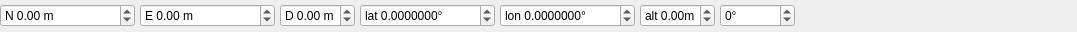
<?xml version="1.0" encoding="UTF-8"?>
<ui version="4.0">
 <class>QGCMissionNavWaypoint</class>
 <widget class="QWidget" name="QGCMissionNavWaypoint">
  <property name="geometry">
   <rect>
    <x>0</x>
    <y>0</y>
    <width>1077</width>
    <height>32</height>
   </rect>
  </property>
  <property name="sizePolicy">
   <sizepolicy hsizetype="Preferred" vsizetype="Preferred">
    <horstretch>0</horstretch>
    <verstretch>0</verstretch>
   </sizepolicy>
  </property>
  <property name="minimumSize">
   <size>
    <width>0</width>
    <height>0</height>
   </size>
  </property>
  <property name="windowTitle">
   <string>Form</string>
  </property>
  <property name="styleSheet">
   <string notr="true"/>
  </property>
  <layout class="QHBoxLayout" name="horizontalLayout">
   <property name="spacing">
    <number>5</number>
   </property>
   <property name="leftMargin">
    <number>0</number>
   </property>
   <property name="topMargin">
    <number>0</number>
   </property>
   <property name="rightMargin">
    <number>0</number>
   </property>
   <property name="bottomMargin">
    <number>0</number>
   </property>
   <item>
    <widget class="QDoubleSpinBox" name="posNSpinBox">
     <property name="sizePolicy">
      <sizepolicy hsizetype="Expanding" vsizetype="Fixed">
       <horstretch>0</horstretch>
       <verstretch>0</verstretch>
      </sizepolicy>
     </property>
     <property name="minimumSize">
      <size>
       <width>135</width>
       <height>0</height>
      </size>
     </property>
     <property name="maximumSize">
      <size>
       <width>135</width>
       <height>16777215</height>
      </size>
     </property>
     <property name="focusPolicy">
      <enum>Qt::WheelFocus</enum>
     </property>
     <property name="toolTip">
      <string>Position X coordinate</string>
     </property>
     <property name="statusTip">
      <string>Position X corrdinate</string>
     </property>
     <property name="wrapping">
      <bool>false</bool>
     </property>
     <property name="frame">
      <bool>true</bool>
     </property>
     <property name="accelerated">
      <bool>true</bool>
     </property>
     <property name="keyboardTracking">
      <bool>false</bool>
     </property>
     <property name="prefix">
      <string>N </string>
     </property>
     <property name="suffix">
      <string> m</string>
     </property>
     <property name="minimum">
      <double>-10000.000000000000000</double>
     </property>
     <property name="maximum">
      <double>10000.000000000000000</double>
     </property>
     <property name="singleStep">
      <double>0.050000000000000</double>
     </property>
    </widget>
   </item>
   <item>
    <widget class="QDoubleSpinBox" name="posESpinBox">
     <property name="sizePolicy">
      <sizepolicy hsizetype="Expanding" vsizetype="Fixed">
       <horstretch>0</horstretch>
       <verstretch>0</verstretch>
      </sizepolicy>
     </property>
     <property name="minimumSize">
      <size>
       <width>135</width>
       <height>0</height>
      </size>
     </property>
     <property name="maximumSize">
      <size>
       <width>135</width>
       <height>16777215</height>
      </size>
     </property>
     <property name="focusPolicy">
      <enum>Qt::WheelFocus</enum>
     </property>
     <property name="toolTip">
      <string>Position Y/Longitude coordinate</string>
     </property>
     <property name="statusTip">
      <string>Position Y/Longitude coordinate</string>
     </property>
     <property name="keyboardTracking">
      <bool>false</bool>
     </property>
     <property name="prefix">
      <string>E </string>
     </property>
     <property name="suffix">
      <string> m</string>
     </property>
     <property name="minimum">
      <double>-10000.000000000000000</double>
     </property>
     <property name="maximum">
      <double>10000.000000000000000</double>
     </property>
     <property name="singleStep">
      <double>0.050000000000000</double>
     </property>
     <property name="value">
      <double>0.000000000000000</double>
     </property>
    </widget>
   </item>
   <item>
    <widget class="QDoubleSpinBox" name="posDSpinBox">
     <property name="sizePolicy">
      <sizepolicy hsizetype="Expanding" vsizetype="Fixed">
       <horstretch>0</horstretch>
       <verstretch>0</verstretch>
      </sizepolicy>
     </property>
     <property name="minimumSize">
      <size>
       <width>75</width>
       <height>0</height>
      </size>
     </property>
     <property name="maximumSize">
      <size>
       <width>75</width>
       <height>16777215</height>
      </size>
     </property>
     <property name="focusPolicy">
      <enum>Qt::WheelFocus</enum>
     </property>
     <property name="toolTip">
      <string>Position Z coordinate (local frame, negative)</string>
     </property>
     <property name="statusTip">
      <string/>
     </property>
     <property name="keyboardTracking">
      <bool>false</bool>
     </property>
     <property name="prefix">
      <string>D </string>
     </property>
     <property name="suffix">
      <string> m</string>
     </property>
     <property name="minimum">
      <double>-10000.000000000000000</double>
     </property>
     <property name="maximum">
      <double>10000.000000000000000</double>
     </property>
     <property name="singleStep">
      <double>0.050000000000000</double>
     </property>
    </widget>
   </item>
   <item>
    <widget class="QDoubleSpinBox" name="latSpinBox">
     <property name="sizePolicy">
      <sizepolicy hsizetype="Expanding" vsizetype="Fixed">
       <horstretch>0</horstretch>
       <verstretch>0</verstretch>
      </sizepolicy>
     </property>
     <property name="minimumSize">
      <size>
       <width>135</width>
       <height>0</height>
      </size>
     </property>
     <property name="maximumSize">
      <size>
       <width>135</width>
       <height>16777215</height>
      </size>
     </property>
     <property name="focusPolicy">
      <enum>Qt::WheelFocus</enum>
     </property>
     <property name="toolTip">
      <string>Latitude in degrees</string>
     </property>
     <property name="statusTip">
      <string>Latitude in degrees</string>
     </property>
     <property name="keyboardTracking">
      <bool>false</bool>
     </property>
     <property name="prefix">
      <string>lat </string>
     </property>
     <property name="suffix">
      <string>°</string>
     </property>
     <property name="decimals">
      <number>7</number>
     </property>
     <property name="minimum">
      <double>-90.000000000000000</double>
     </property>
     <property name="maximum">
      <double>90.000000000000000</double>
     </property>
     <property name="singleStep">
      <double>0.000010000000000</double>
     </property>
    </widget>
   </item>
   <item>
    <widget class="QDoubleSpinBox" name="lonSpinBox">
     <property name="sizePolicy">
      <sizepolicy hsizetype="Expanding" vsizetype="Fixed">
       <horstretch>0</horstretch>
       <verstretch>0</verstretch>
      </sizepolicy>
     </property>
     <property name="minimumSize">
      <size>
       <width>135</width>
       <height>0</height>
      </size>
     </property>
     <property name="maximumSize">
      <size>
       <width>135</width>
       <height>16777215</height>
      </size>
     </property>
     <property name="focusPolicy">
      <enum>Qt::WheelFocus</enum>
     </property>
     <property name="toolTip">
      <string>Longitude in degrees</string>
     </property>
     <property name="statusTip">
      <string>Longitude in degrees</string>
     </property>
     <property name="keyboardTracking">
      <bool>false</bool>
     </property>
     <property name="prefix">
      <string>lon </string>
     </property>
     <property name="suffix">
      <string>°</string>
     </property>
     <property name="decimals">
      <number>7</number>
     </property>
     <property name="minimum">
      <double>-180.000000000000000</double>
     </property>
     <property name="maximum">
      <double>180.000000000000000</double>
     </property>
     <property name="singleStep">
      <double>0.000010000000000</double>
     </property>
    </widget>
   </item>
   <item>
    <widget class="QDoubleSpinBox" name="altSpinBox">
     <property name="sizePolicy">
      <sizepolicy hsizetype="Expanding" vsizetype="Fixed">
       <horstretch>0</horstretch>
       <verstretch>0</verstretch>
      </sizepolicy>
     </property>
     <property name="minimumSize">
      <size>
       <width>75</width>
       <height>0</height>
      </size>
     </property>
     <property name="maximumSize">
      <size>
       <width>75</width>
       <height>16777215</height>
      </size>
     </property>
     <property name="toolTip">
      <string>Altitude in meters</string>
     </property>
     <property name="statusTip">
      <string>Altitude in meters</string>
     </property>
     <property name="keyboardTracking">
      <bool>false</bool>
     </property>
     <property name="prefix">
      <string>alt </string>
     </property>
     <property name="suffix">
      <string>m</string>
     </property>
     <property name="decimals">
      <number>2</number>
     </property>
     <property name="minimum">
      <double>-100000.000000000000000</double>
     </property>
     <property name="maximum">
      <double>100000.000000000000000</double>
     </property>
    </widget>
   </item>
   <item>
    <widget class="QDoubleSpinBox" name="yawSpinBox">
     <property name="sizePolicy">
      <sizepolicy hsizetype="Expanding" vsizetype="Fixed">
       <horstretch>0</horstretch>
       <verstretch>0</verstretch>
      </sizepolicy>
     </property>
     <property name="minimumSize">
      <size>
       <width>75</width>
       <height>0</height>
      </size>
     </property>
     <property name="maximumSize">
      <size>
       <width>75</width>
       <height>16777215</height>
      </size>
     </property>
     <property name="focusPolicy">
      <enum>Qt::StrongFocus</enum>
     </property>
     <property name="toolTip">
      <string>Rotary wing only: Desired yaw angle at waypoint</string>
     </property>
     <property name="statusTip">
      <string>Rotary wing only: Desired yaw angle at waypoint</string>
     </property>
     <property name="wrapping">
      <bool>true</bool>
     </property>
     <property name="keyboardTracking">
      <bool>false</bool>
     </property>
     <property name="prefix">
      <string/>
     </property>
     <property name="suffix">
      <string>°</string>
     </property>
     <property name="decimals">
      <number>0</number>
     </property>
     <property name="minimum">
      <double>-180.000000000000000</double>
     </property>
     <property name="maximum">
      <double>180.000000000000000</double>
     </property>
    </widget>
   </item>
   <!-- item>
    <widget class="QDoubleSpinBox" name="acceptanceSpinBox">
     <property name="sizePolicy">
      <sizepolicy hsizetype="MinimumExpanding" vsizetype="Fixed">
       <horstretch>0</horstretch>
       <verstretch>0</verstretch>
      </sizepolicy>
     </property>
     <property name="minimumSize">
      <size>
       <width>75</width>
       <height>0</height>
      </size>
     </property>
     <property name="maximumSize">
      <size>
       <width>75</width>
       <height>16777215</height>
      </size>
     </property>
     <property name="toolTip">
      <string>Uncertainty radius in meters
where to accept this waypoint as reached</string>
     </property>
     <property name="statusTip">
      <string>Uncertainty radius in meters where to accept this waypoint as reached</string>
     </property>
     <property name="keyboardTracking">
      <bool>false</bool>
     </property>
     <property name="suffix">
      <string> m</string>
     </property>
     <property name="value">
      <double>0.200000000000000</double>
     </property>
    </widget>
   </item -->
   <!-- item>
    <widget class="QDoubleSpinBox" name="holdTimeSpinBox">
     <property name="sizePolicy">
      <sizepolicy hsizetype="MinimumExpanding" vsizetype="Fixed">
       <horstretch>0</horstretch>
       <verstretch>0</verstretch>
      </sizepolicy>
     </property>
     <property name="minimumSize">
      <size>
       <width>75</width>
       <height>0</height>
      </size>
     </property>
     <property name="maximumSize">
      <size>
       <width>75</width>
       <height>16777215</height>
      </size>
     </property>
     <property name="toolTip">
      <string>Time to stay/loiter at this position before advancing</string>
     </property>
     <property name="statusTip">
      <string>Time to stay/loiter at this position before advancing</string>
     </property>
     <property name="keyboardTracking">
      <bool>false</bool>
     </property>
     <property name="suffix">
      <string> s</string>
     </property>
     <property name="maximum">
      <double>9999.989999999999782</double>
     </property>
    </widget>
   </item -->
   <item>
    <spacer name="horizontalSpacer">
     <property name="orientation">
      <enum>Qt::Horizontal</enum>
     </property>
     <property name="sizeHint" stdset="0">
      <size>
       <width>40</width>
       <height>20</height>
      </size>
     </property>
    </spacer>
   </item>
  </layout>
 </widget>
 <resources/>
 <connections/>
</ui>
